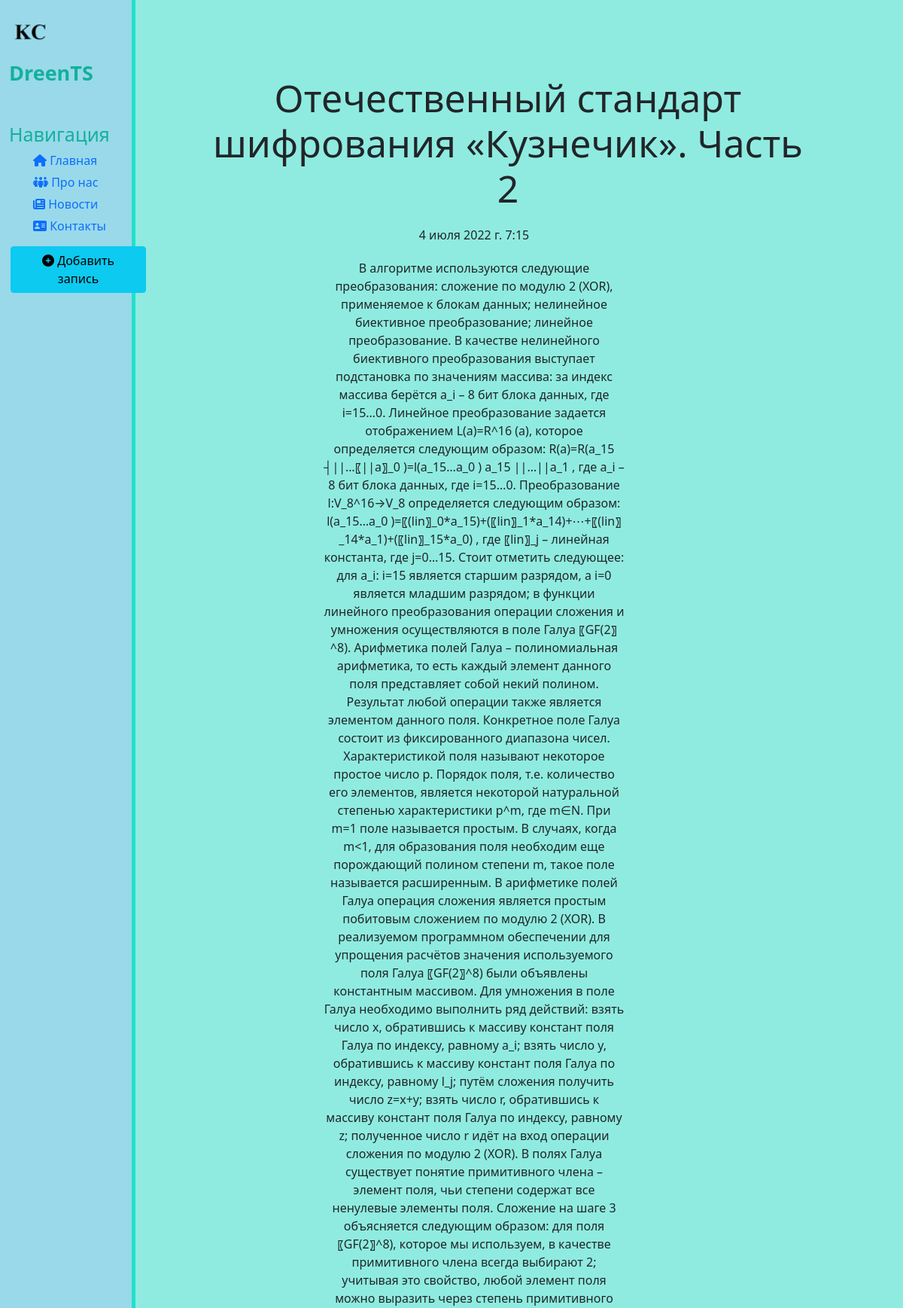
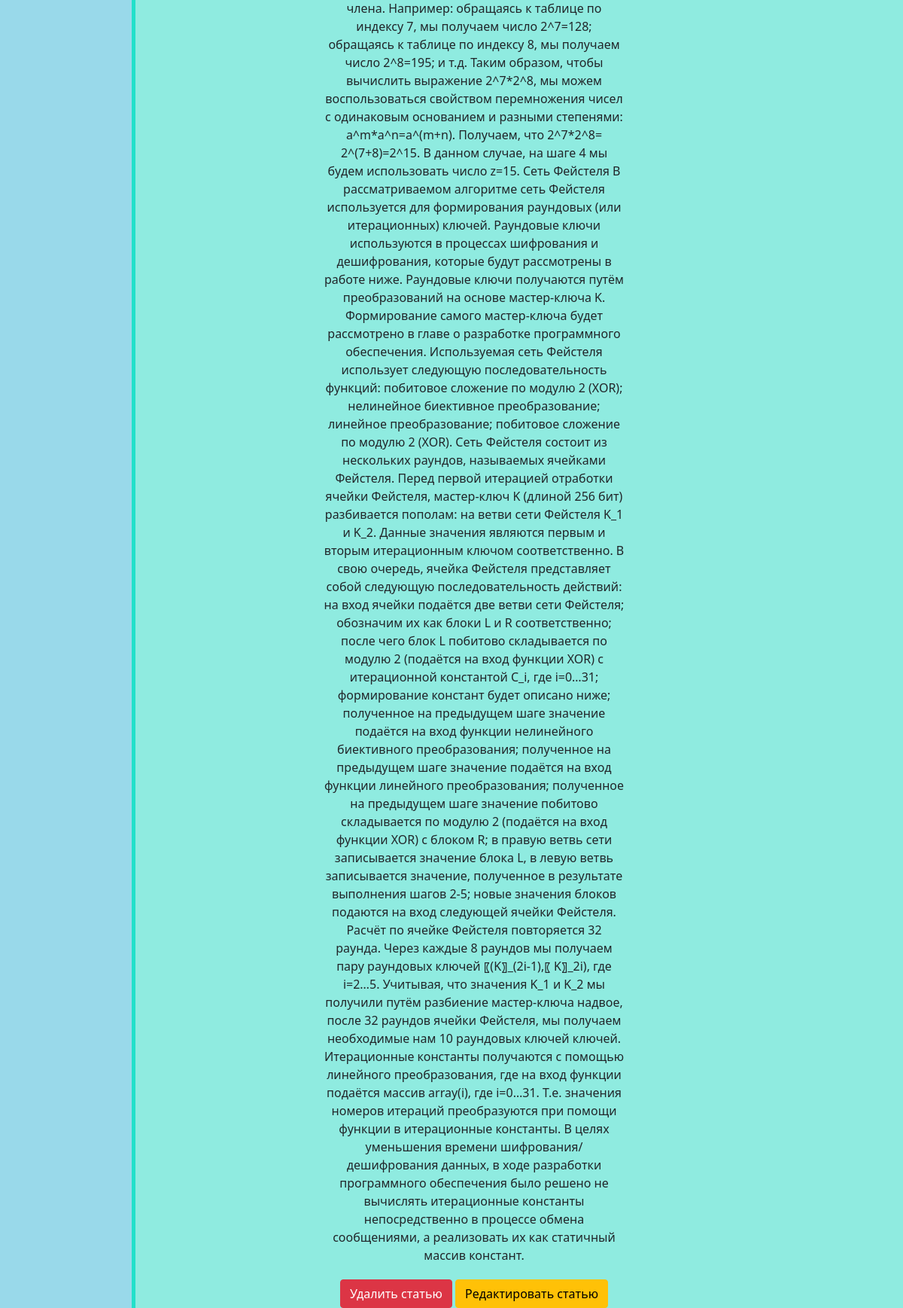
Screenshot of /news/3 with the database file from the repository (2 pictures, top to bottom).
### news/models.py (models this page shows, shortened)
class NewsArticles(models.Model):
    title = models.CharField('Название статьи', max_length=60)
    anons = models.CharField('Анонс статьи', max_length=200)
    full_text = models.TextField('Текст статьи')
    date = models.DateTimeField('Дата публикации')
    class Meta:
        verbose_name = 'Новость'
        verbose_name_plural = 'Новости'

### news/views.py (the view)
# urls.py: path('<int:pk>', views.NewsArticleDetail.as_view(), name='article_detail'),
class NewsArticleDetail(DetailView):
    model = NewsArticles
    template_name = 'news/detail_view.html'
    context_object_name = 'article'

### news/templates/news/detail_view.html (shortened to what this page needs)
{% extends 'main/layout.html' %}
{% block body_content %}
    <div class="features">
        <h1>{{ article.title }}</h1>
        <p>{{ article.date }}</p>
        <p>{{ article.full_text }}</p>
        <a href="{%  url 'article_delete' article.id %}" class="btn btn-danger">Удалить статью</a>
        <a href="{%  url 'article_edit' article.id %}" class="btn btn-warning">Редактировать статью</a>
    </div>
{% endblock %}

### main/static/main/css/main.css (style rules this page uses)
body { background: #8febe0; }
main .features { float: left; margin-top: 100px; text-align: center; width: 75%; }
main .features h1 { font-size: 50px; margin-left: 10%; }
main .features p { max-width: 400px; margin: 20px auto; }

### rows the page displays
NewsArticles: title "Отечественный стандарт шифрования «Кузнечик». Часть 2", date "4 июля 2022 г. 7:15", full_text "В алгоритме используются следующие преобразования: сложение по модулю 2 (XOR), применяемое к блокам данных; нелинейное биективное преобразование; линейное преобразование. В качестве нелинейного биективного преобразования выступает подстановка по значениям массива: за индекс массива берётся a_i – 8 бит блока данных, где i=15…0. Линейное преобразование задается отображением L(a)=R^16 (a), которое определяется следующим образом: R(a)=R(a_15 ┤||…〖||a〗_0 )=l(a_15…a_0 ) a_15 ||…||a_1 , где a_i – 8 бит блока данных, где i=15…0. Преобразование l:V_8^16→V_8 определяется следующим образом: l(a_15…a_0 )=〖(lin〗_0*a_15)+(〖lin〗_1*a_14)+⋯+〖(lin〗_14*a_1)+(〖lin〗_15*a_0) , где 〖lin〗_j – линейная константа,…"
